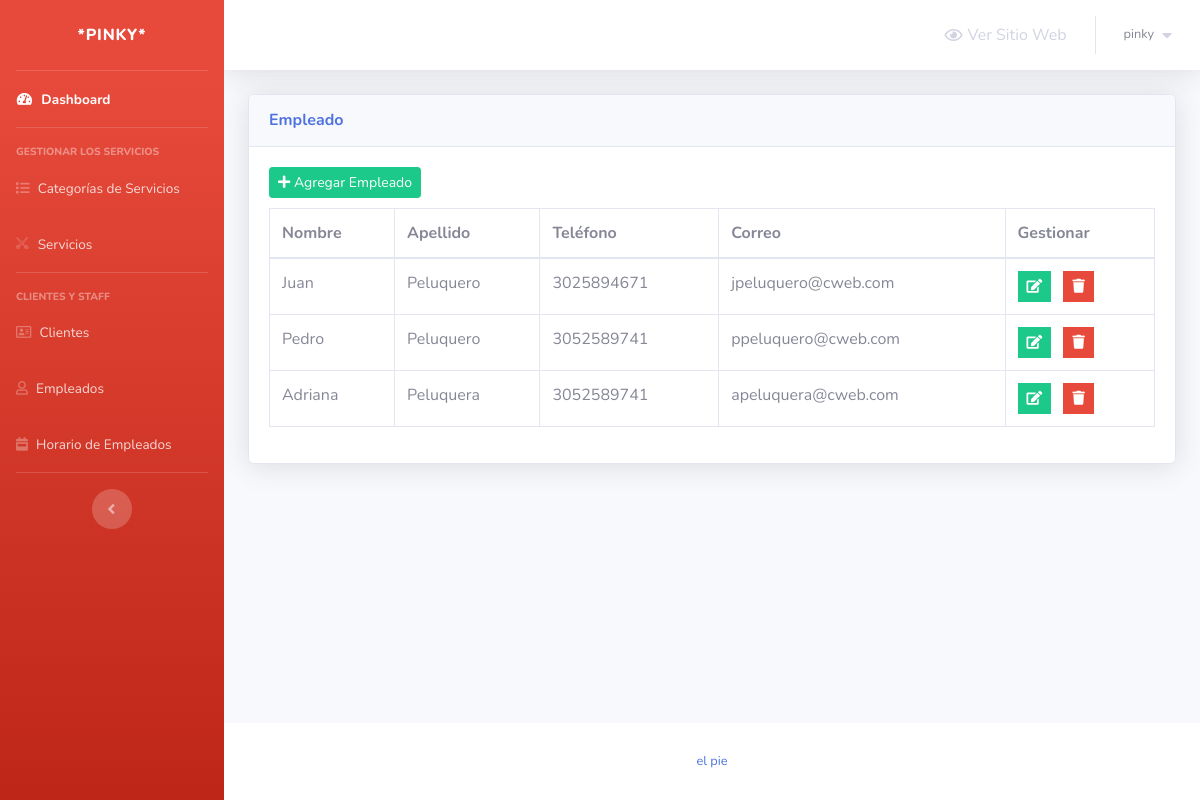
The app's page /admin/employees.php (signed in) with its own data.
### tables this page shows
CREATE TABLE `employees` (
  `employee_id` int(2) NOT NULL,
  `first_name` varchar(20) NOT NULL,
  `last_name` varchar(20) NOT NULL,
  `phone_number` varchar(30) NOT NULL,
  `email` varchar(50) NOT NULL
);

### admin/employees.php (the view, shortened to what this page needs)
<?php
include 'connect.php';
include 'Includes/templates/header.php';
if (isset($_SESSION['username_barbershop_Xw211qAAsq4']) && isset($_SESSION['password_barbershop_Xw211qAAsq4'])) {
?>
    <div class="container-fluid">
        <?php
        $do = '';
        if (isset($_GET['do']) && in_array($_GET['do'], array('Add', 'Edit'))) {
            $do = htmlspecialchars($_GET['do']);
        } else {
            $do = 'Manage';
        }
        if ($do == 'Manage') {
            $stmt = $con->prepare("SELECT * FROM employees");
            $stmt->execute();
            $rows_employees = $stmt->fetchAll();
        ?>
            <div class="card shadow mb-4">
                <div class="card-header py-3">
                    <h6 class="m-0 font-weight-bold text-primary">Empleado</h6>
                </div>
                <div class="card-body">
                    <a href="employees.php?do=Add" class="btn btn-success btn-sm" style="margin-bottom: 10px;">
                        <i class="fa fa-plus"></i>
                        Agregar Empleado
                    </a>
                    <div class="table-responsive">
                        <table class="table table-bordered">
                            <thead>
                                <tr>
                                    <th scope="col">Nombre</th>
                                    <th scope="col">Apellido</th>
                                    <th scope="col">Teléfono</th>
                                    <th scope="col">Correo</th>
                                    <th scope="col">Gestionar</th>
                                </tr>
                            </thead>
                            <tbody>
                                <?php
                                foreach ($rows_employees as $employee) {
                                    echo "<tr>";
                                    echo "<td>";
                                    echo $employee['first_name'];
                                    echo "</td>";
                                    echo "<td>";
                                    echo $employee['last_name'];
                                    echo "</td>";
                                    echo "<td>";
                                    echo $employee['phone_number'];
                                    echo "</td>";
                                    echo "<td>";
                                    echo $employee['email'];
                                    echo "</td>";
                                    echo "<td>";
                                    $delete_data = "delete_employee_" . $employee["employee_id"];
                                ?>
                                    <ul class="list-inline m-0">
                                        <li class="list-inline-item" data-toggle="tooltip" title="Editar">
                                            <button class="btn btn-success btn-sm rounded-0">
                                                <a href="employees.php?do=Edit&employee_id=<?php echo $employee['employee_id']; ?>" style="color: white;">
                                                    <i class="fa fa-edit"></i>
                                                </a>
                                            </button>
                                        </li>
                                        <li class="list-inline-item" data-toggle="tooltip" title="Eliminar">
                                            <button class="btn btn-danger btn-sm rounded-0" type="button" data-toggle="modal" data-target="#<?php echo $delete_data; ?>" data-placement="top"><i class="fa fa-trash"></i></button>
                                        </li>
                                    </ul>
                                <?php
                                    echo "</td>";
                                    echo "</tr>";
                                }
                                ?>
                            </tbody>
                        </table>
                    </div>
                </div>
            </div>
            <?php
        }
        ?>
    </div>
<?php
    include 'Includes/templates/footer.php';
} else {
    header('Location: login.php');
    exit();
}
?>

### records on screen
employees: first_name "Juan", last_name "Peluquero", phone_number "3025894671", email "jpeluquero@cweb.com"
employees: first_name "Pedro", last_name "Peluquero", phone_number "3052589741", email "ppeluquero@cweb.com"
employees: first_name "Adriana", last_name "Peluquera", phone_number "3052589741", email "apeluquera@cweb.com"

### other values on screen
$_SESSION['username_barbershop_Xw211qAAsq4'] "pinky"
